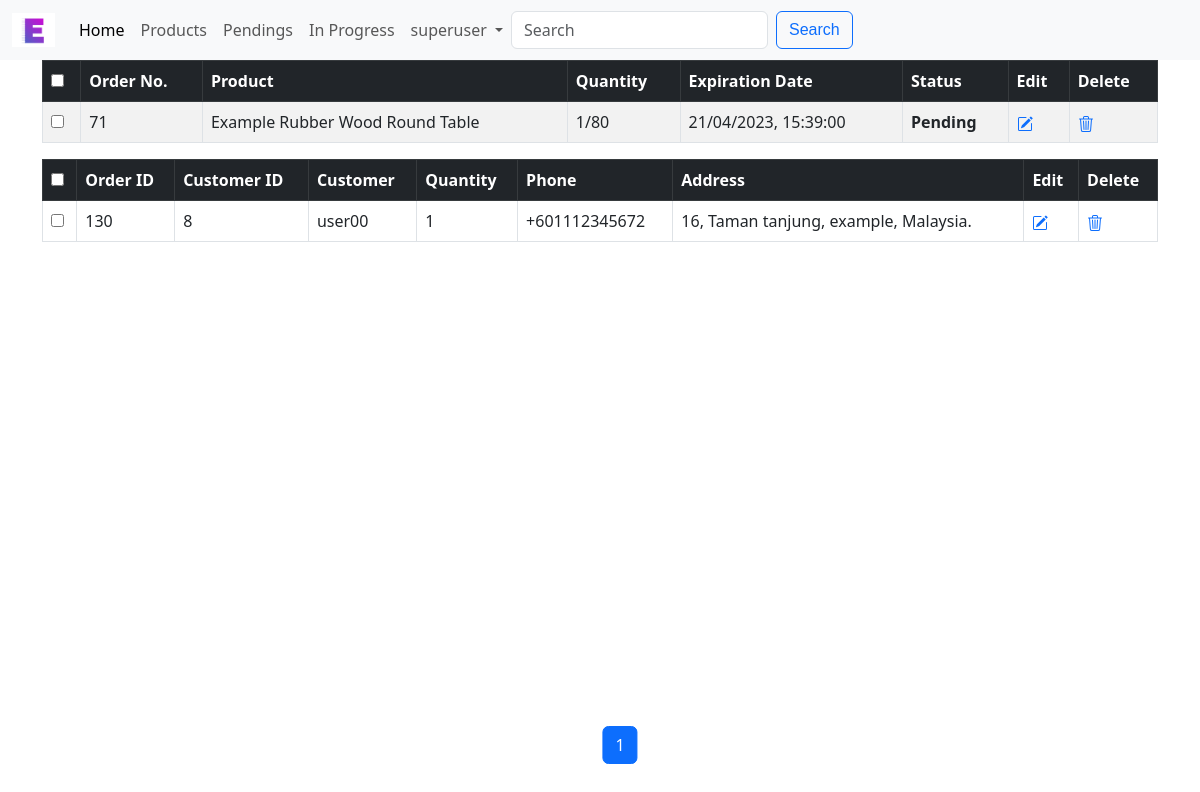
The page /manage_orders/71 (signed in) on the database its author committed.
### esb/models.py (models this page shows, shortened)
class User(AbstractUser):
    email_token = models.CharField(max_length=200)
    email_is_verified = models.BooleanField(default=False)

class PurchaseOrder(models.Model):
    product = models.ForeignKey(
        Product, on_delete=models.CASCADE, related_name="order_product"
    )
    date_time = models.DateTimeField(null=True)
    target_quantity = models.IntegerField()
    @property
    def is_expired(self):
        return timezone.now() >= self.date_time
    @property
    def total_quantity(self):
        return sum([purchase.quantity for purchase in self.customer_purchases.all()])
    @property
    def reach_target(self):
        total_quantity = sum(
            [purchase.quantity for purchase in self.customer_purchases.all()]
        )
        return total_quantity >= self.target_quantity

class Product(models.Model):
    title = models.CharField(max_length=100)
    description = models.TextField(max_length=1000)
    category = models.ForeignKey(
        Category,
        on_delete=models.SET_NULL,
        blank=True,
        null=True,
        related_name="categories",
    )
    price = models.DecimalField(max_digits=10, decimal_places=2)
    active = models.BooleanField(default=False)
    created_at = models.DateTimeField(auto_now_add=True)
    updated_at = models.DateTimeField(auto_now=True)
    class Meta:
        ordering = ["-active", "id"]

class CustomerPurchase(models.Model):
    customer = models.ForeignKey(
        Customer, on_delete=models.CASCADE, related_name="customer_purchases"
    )
    purchase = models.ForeignKey(
        PurchaseOrder, on_delete=models.CASCADE, related_name="customer_purchases"
    )
    quantity = models.IntegerField()

class Customer(models.Model):
    user = models.OneToOneField(
        User, on_delete=models.CASCADE, null=True, unique=True)
    name = models.CharField(max_length=100, null=True)
    phone = models.CharField(max_length=100, null=True)
    address = models.CharField(max_length=200, null=True)
    def __str__(self):
        return self.user.username

### esb/views.py (the view)
def order_details(request, order_id):
    if not request.user.is_staff:
        messages.warning(request, "You are not allowed to access this page.")
        return redirect('/')
    p_order = PurchaseOrder.objects.get(pk=order_id)
    cus_in_order = CustomerPurchase.objects.filter(purchase=p_order)
    paginator = Paginator(cus_in_order, 10)
    page_number = request.GET.get("page")
    page_obj = paginator.get_page(page_number)
    prev_prev_page_number = page_obj.number - 2
    if page_obj.number + 2 in page_obj.paginator.page_range:
        next_next_page_number = page_obj.number + 2
    else:
        next_next_page_number = None
    return render(request, "esb/order_details.html", {
        "page_obj": page_obj,
        "p_order": p_order,
        "next_next_page_number": next_next_page_number,
        "prev_prev_page_number": prev_prev_page_number
    })

### esb/templates/esb/order_details.html (shortened to what this page needs)
{% extends "esb/manage_orders.html" %}
{% load static %}
{% block top %}
<div class="table-responsive">
    <table id="bootstrapdatatable" class="table table-striped table-bordered" width="100%">
        <thead class="table-dark">
            <th><input type="checkbox" id="checkall" /></th>
            <th>Order No.</th>
            <th>Product</th>
            <th>Quantity</th>
            <th>Expiration Date</th>
            <th>Status</th>
            <th>Edit</th>
            <th>Delete</th>
        </thead>
        <tbody>
            <tr>
                <td><input type="checkbox" id="checkthis" /></td>
                <td>{{ p_order.id }}</td>
                <td>{{ p_order.product.title }}</td>
                <td>
                    <span id="total-quantity">{{ p_order.total_quantity }}</span>/<span id="target-quantity">{{ p_order.target_quantity }}</span>
                </td>
                <td><span id="date-time">{{ p_order.date_time|date:"d/m/Y, H:i:s" }}</span>
                </td>
                <td id="order-status" style="text-align:left;">
                    {% if p_order.reach_target %}
                    <span class="text-success">
                        In Progress
                    </span>
                    {% else %}
                        {% if p_order.is_expired %}
                            <span class="text-danger">Expired</span>
                        {% else %}
                            Pending
                        {% endif %}
                    {% endif %}</td>
                <td>
                    <a id="edit-p-order" onclick="editPurchaseOrder('{{ p_order.id }}')" style="color:#0d6efd;">
                    </a>
                </td>
                <td>
                    <a onclick="deletePurchaseOrder('{{p_order.id }}')" style="color:#0d6efd;">
                    </a>
                </td>
            </tr>
        </tbody>
    </table>
</div>
{% endblock %}
{% block thead %}
    <th><input type="checkbox" class="checkall" /></th>
    <th>Order ID</th>
    <th>Customer ID</th>
    <th>Customer</th>
    <th>Quantity</th>
    <th>Phone</th>
    <th>Address</th>
    <th>Edit</th>
    <th>Delete</th>
{% endblock %}
{% block tbody %}
    {% for cus in page_obj %}
        <tr id="tr{{ cus.id }}">
            <td><input type="checkbox" class="checkthis" /></td>
            <td>{{ cus.id }}</td>
            <td>{{ cus.customer.id }}</td>
            <td>{{ cus.customer }}</td>
            <td><span id="sp{{ cus.id }}">{{ cus.quantity }}</span>
            </td>
            <td>+{{ cus.customer.phone}}</td>
            <td>{{ cus.customer.address }}</td>
            <td><a id="edit-cus{{ cus.id }}" onclick="editCusOrder('{{ cus.id }}')" style="color:#0d6efd;">
                </a>
            </td>
            <td><a onclick="deleteCusOrder('{{ cus.id }}')" style="color:#0d6efd;">
                </a>
            </td>
        </tr>
    {% endfor %}
    {% block pagination %}
        {% include 'esb/pagination.html' %}
    {% endblock %}
{% endblock %}

### esb/templates/esb/layout.html (shortened to what this page needs)
{% load static %}
<!DOCTYPE html>
<html lang="en">
    <head>
        <link href="https://cdn.jsdelivr.net/npm/bootstrap@5.3.0-alpha1/dist/css/bootstrap.min.css" rel="stylesheet"
>
        <link rel="stylesheet" href="{% static 'esb/styles.css' %}">
    </head>
    <body>
        <nav class="navbar navbar-expand-lg bg-body-tertiary fixed-top">
            <div class="container-fluid">
                <a class="navbar-brand" href="#">
                    <img src="{% static 'esb/image/ESB.jpg' %}" alt="Esb" width="43" height="34">
                </a>
                <div class="collapse navbar-collapse" id="navbarNavDropdown" style="text-align:center;">
                    <ul class="navbar-nav">
                        <li class="nav-item">
                            <a class="nav-link active" aria-current="page" href="{% url 'index' %}">Home</a>
                        </li>
                        <li class="nav-item">
                            <a class="nav-link" href="{% url 'category' %}">Products</a>
                        </li>
                        <li class="nav-item">
                            <a class="nav-link" href="{% url 'pendings' %}">Pendings</a>
                        </li>
                        <li class="nav-item">
                            <a class="nav-link" href="{% url 'inprogress' %}">In Progress</a>
                        </li>
                        {% if request.user.is_authenticated %}
                        <li class="nav-item dropdown" style="text-align:center;">
                            <a class="nav-link dropdown-toggle" href="#" role="button" data-bs-toggle="dropdown" aria-expanded="false">
                                {{ user.username }}
                            </a>
                        </li>
                        {% endif %}
                    </ul>
                    <form action="{% url 'search_products' %}"class="d-flex" role="search" method="get">
                        <input class="form-control me-2" type="search" placeholder="Search" aria-label="Search" name="q">
                        <button class="btn btn-outline-primary" type="submit">Search</button>
                    </form>
                </div>
            </div>
        </nav>
    {% block body %}
    {% endblock %}
    </body>
</html>

### esb/static/esb/styles.css (style rules this page uses)
body { padding-top: 3.75rem; padding-bottom: 3.75rem; }
.btn { font-family: 'Gill Sans', 'Gill Sans MT', Calibri, 'Trebuchet MS', sans-serif; }
#order-status { font-weight: bolder; text-align: center; }

### rows shown on the page
User: username "superuser"
PurchaseOrder: id "71", product "Example Rubber Wood Round Table", total_quantity "1", target_quantity "80", date_time "21/04/2023, 15:39:00"
CustomerPurchase: id "130", customer.id "8", customer "user00", quantity "1", customer.phone "601112345672", customer.address "16, Taman tanjung, example, Malaysia."

### other values the page prints
{{ page_obj.number }} "1"
